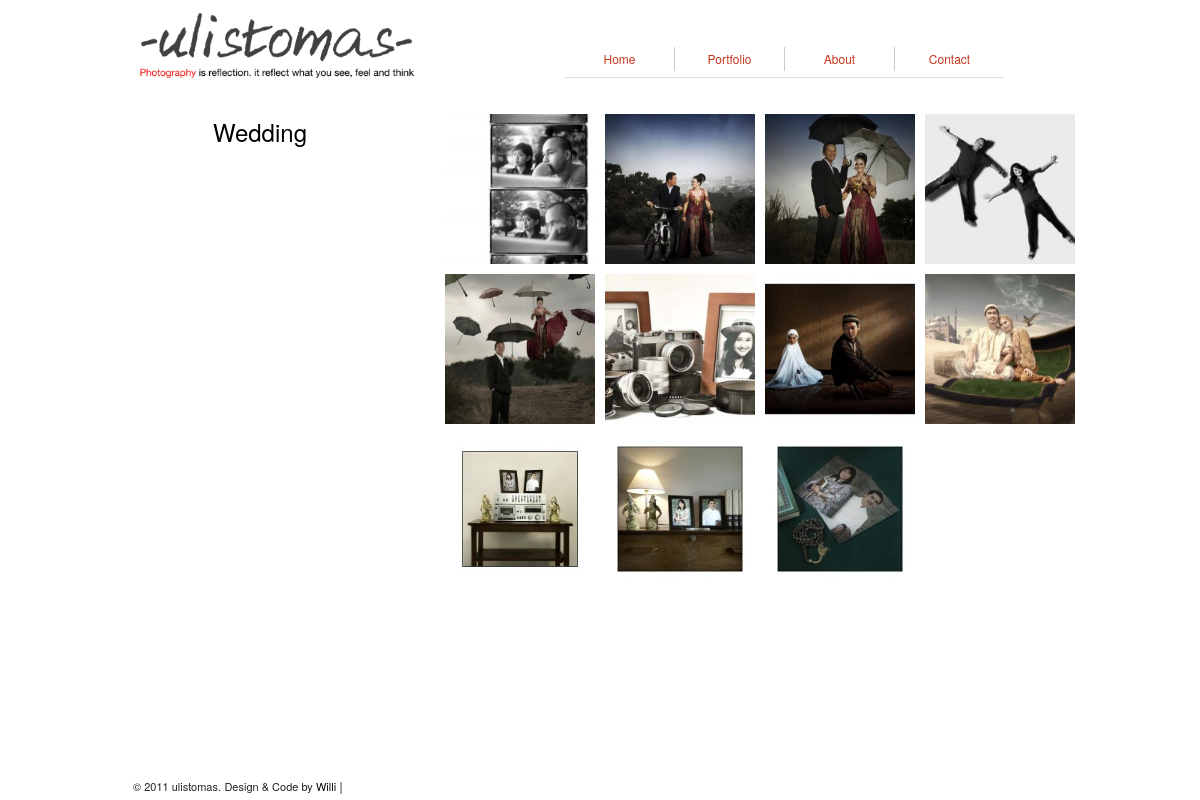
Page /portfolio/commisionphoto/Wedding/grid on the committed database.
### tables this page shows
CREATE TABLE IF NOT EXISTS `title_photopost` (
  `id` int(11) NOT NULL AUTO_INCREMENT,
  `id_main_cat` int(11) NOT NULL,
  `title_photopost` varchar(120) NOT NULL,
  `description` text NOT NULL,
  `thumb` varchar(255) NOT NULL,
  `thumbsquare` varchar(255) NOT NULL,
  PRIMARY KEY (`id`)
);

CREATE TABLE IF NOT EXISTS `photopost` (
  `id` int(11) NOT NULL AUTO_INCREMENT,
  `id_title_photopost` int(11) NOT NULL,
  `photopost` varchar(255) NOT NULL,
  `thumb` varchar(255) NOT NULL,
  `thumbsquare` varchar(255) NOT NULL,
  `description` text NOT NULL,
  PRIMARY KEY (`id`)
);

### system/application/controllers/portfolio.php (called while the page is built, shortened)
<?php
	class Portfolio extends Controller{
		function Portfolio(){
			$this->load->model(array('modelpublic'));
		}
		function Commisionphoto($titleuri="", $type=""){
			$titlephoto = str_replace("-","_", $titleuri);
			$typepage = $type;
			$arrayfrom=array("_","&#34");
			$arrayout=array(' ','"');
			$gtc = $this->modelpublic->getTitlePhotoC($titlephoto);
			if(!empty($gtc)){
				$titlephotopost = str_replace($arrayfrom, $arrayout, $gtc->title_photopost);
			}else{
				redirect('portfolio/commision');
			}
			switch($typepage){
				case 'grid':
						$datagrid = array(
							'getphoto' => $this->modelpublic->getPhotoC($titlephoto),
							'gettitlephoto' => $this->modelpublic->getTitlePhotoC($titlephoto),
							'title' => $titlephotopost,
							'notice' => 'photo(s) unavailable'
						);
						$this->load->view('public/public-commisiongrid', $datagrid, 'default');break;
			}
		}
	}

### system/codeigniter/CodeIgniter.php (called while the page is built, shortened)
<?php  if ( ! defined('BASEPATH')) exit('No direct script access allowed');
$EXT =& load_class('Hooks');
$EXT->_call_hook('pre_system');
$URI =& load_class('URI');
$RTR =& load_class('Router');
$method = $RTR->fetch_method();
$EXT->_call_hook('pre_controller');
$CI = new $class();
if ($RTR->scaffolding_request === TRUE)
{
	if ($EXT->_call_hook('scaffolding_override') === FALSE)
	{
		$CI->_ci_scaffolding();
	}
}
else
{
	if (method_exists($CI, '_remap'))
	{
		$CI->_remap($method);
	}
	else
	{
		call_user_func_array(array(&$CI, $method), array_slice($URI->rsegments, 2));
	}
}

### index.php (called while the page is built, shortened)
<?php
require_once BASEPATH.'codeigniter/CodeIgniter'.EXT;

### system/application/models/modelpublic.php (called while the page is built, shortened)
<?php
	class ModelPublic extends Model{
		function getTitlePhotoC($titlephoto){
			$query = "SELECT tp.id, tp.title_photopost, tp.description, tp.thumb
					FROM title_photopost tp
					WHERE tp.title_photopost = ? AND
					tp.id_main_cat=2";
			$get = $this->db->query($query, $titlephoto);
			if($get->num_rows()>0){
				$data = $get->row();
				return $data;
			}
		}
		function getPhotoC($titlephoto){
			$query = "SELECT p.id, p.id_title_photopost, tp.title_photopost, p.photopost, p.thumb, p.description
					FROM title_photopost tp, photopost p
					WHERE tp.title_photopost = ? AND
					p.id_title_photopost = tp.id AND
					tp.id_main_cat = 2 ORDER BY p.id ASC";
			$get = $this->db->query($query, $titlephoto);
			if($get->num_rows()>0){
				foreach ($get->result() as $row){
					$data[]=$row;
				}
				return $data;
			}
		}
	}

### system/codeigniter/Base5.php (called while the page is built)
<?php  if ( ! defined('BASEPATH')) exit('No direct script access allowed');
class CI_Base {
	private static $instance;
	public function CI_Base()
	{
		self::$instance =& $this;
	}
	public static function &get_instance()
	{
		return self::$instance;
	}
}
function &get_instance()
{
	return CI_Base::get_instance();
}

### system/application/views/public/public-commisiongrid.php (the view, shortened to what this page needs)
<div id="middlecontent" class="span-24">
	<div class="span-24" id="header">
		<div id="top" class="span-10">
		</div>
		<div id="menu-right" class="span-14 last">
		</div>
	</div>
	<div class="span-24" id="content">
		<?php
			if(isset($getphoto)){
				$arrayfrom=array("_","&#34");
				$arrayout=array(' ','"');
				$no=1;
		?>
				<div class="span-7">
				<br />
					<h2 id="judulfoto"><?php echo str_replace($arrayfrom, $arrayout,$gettitlephoto->title_photopost);?></h2> <br />
				</div>
				<br />
				<div class="prepend-1 span-16 last">
				<?php
					foreach($getphoto as $gp){
						if($no%4==0){
							$last='last';
						}else{
							$last='';
						}
				?>
						<a href="<?php echo base_url();?>portfolio/commisionphoto/<?php echo str_replace(array('_','&'), array('-',''), $gettitlephoto->title_photopost); ?>/page/<?php echo $no-1;?>">
							<div class="grid-outerthumb span-4 <?php echo $last;?>">
								<div class="grid-innerthumb span-4">
									<img src="<?php echo base_url();?><?php echo $gp->thumb;?>" alt="" class="grid-thumb" />
								</div>
							</div>
						</a>
				<?php
						$no++;
					}
				?>
				</div>
			<?php
			}else{
			}
		?>
	</div>
</div>

### asset/css/screen.css (style rules this page uses)
html, body, div, span, object, iframe, h1, h2, h3, h4, h5, h6, p, blockquote, pre, a, abbr, acronym, address, code, del, dfn, em, img, q, dl, dt, dd, ol, ul, li, fieldset, form, label, legend, table, caption, tbody, tfoot, thead, tr, th, td { margin:0;padding:0;border:0;font-weight:inherit;font-style:inherit;font-size:100%;font-family:inherit;vertical-align:baseline; }
body { line-height:1.5; }
a img { border:none; }
html { font-size:100.01%; }
body { font-size:75%;color:#222;background:#ccc ;font-family:"Helvetica Neue", Arial, Helvetica, sans-serif; }
h1, h2, h3, h4, h5, h6 { font-weight:normal;color:#000; }
h2 { font-size:2em;margin-bottom:0.75em; }
a { color:#009;text-decoration:none; }
.last { margin-right:0;padding-right:0; }
.column, div.span-1, div.span-2, div.span-3, div.span-4, div.span-5, div.span-6, div.span-7, div.span-8, div.span-9, div.span-10, div.span-11, div.span-12, div.span-13, div.span-14, div.span-15, div.span-16, div.span-17, div.span-18, div.span-19, div.span-20, div.span-21, div.span-22, div.span-23, div.span-24 { float:left;margin-right:10px; }
.last, div.last { margin-right:0; }
.span-4 { width:150px; }
.span-7 { width:270px; }
.span-10 { width:390px; }
.span-14 { width:550px; }
.span-16 { width:630px; }
.span-24, div.span-24 { width:950px;margin-right:0; }
.prepend-1 { padding-left:40px; }
.grid-outerthumb, .grid-innerthumb { width:150px; height:150px; }
.grid-outerthumb { margin: 0 0 10px 0; }
.grid-innerthumb { overflow:hidden; }
#judulfoto { text-align:center; }
#frontend { font-size:75%; color:#222; font-family:"Helvetica Neue", Arial, Helvetica, sans-serif; background:#fff; }
#headerlogo { margin:10px 20px 0 10px; }
#header { height;63px; }
.mainmenu a, .submenu .subitem a { font-size:12px; color:#c5351c; padding:5px 4px 5px 4px; }

### asset/css/print.css (style rules this page uses)
body { line-height:1.5;font-family:"Helvetica Neue", Arial, Helvetica, sans-serif;color:#000;background:none;font-size:10pt; }
h1, h2, h3, h4, h5, h6 { font-family:"Helvetica Neue", Arial, "Lucida Grande", sans-serif; }
a img { border:none; }
a:link, a:visited { background:transparent;font-weight:700;text-decoration:underline; }
a:link:after, a:visited:after { content:" (" attr(href) ")";font-size:90%; }

### rows in the picture
title_photopost: title_photopost "Wedding"
photopost: thumb (picture)
photopost: thumb (picture)
photopost: thumb (picture)
photopost: thumb (picture)
photopost: thumb (picture)
photopost: thumb (picture)
photopost: thumb (picture)
photopost: thumb (picture)
photopost: thumb (picture)
photopost: thumb (picture)
photopost: thumb (picture)

### other values in the picture
anchor('frontpage/', 'Home') "Home"
anchor(current_url().'#', 'Portfolio') "Portfolio"
anchor('about', 'About') "About"
anchor('contact', 'Contact') "Contact"
